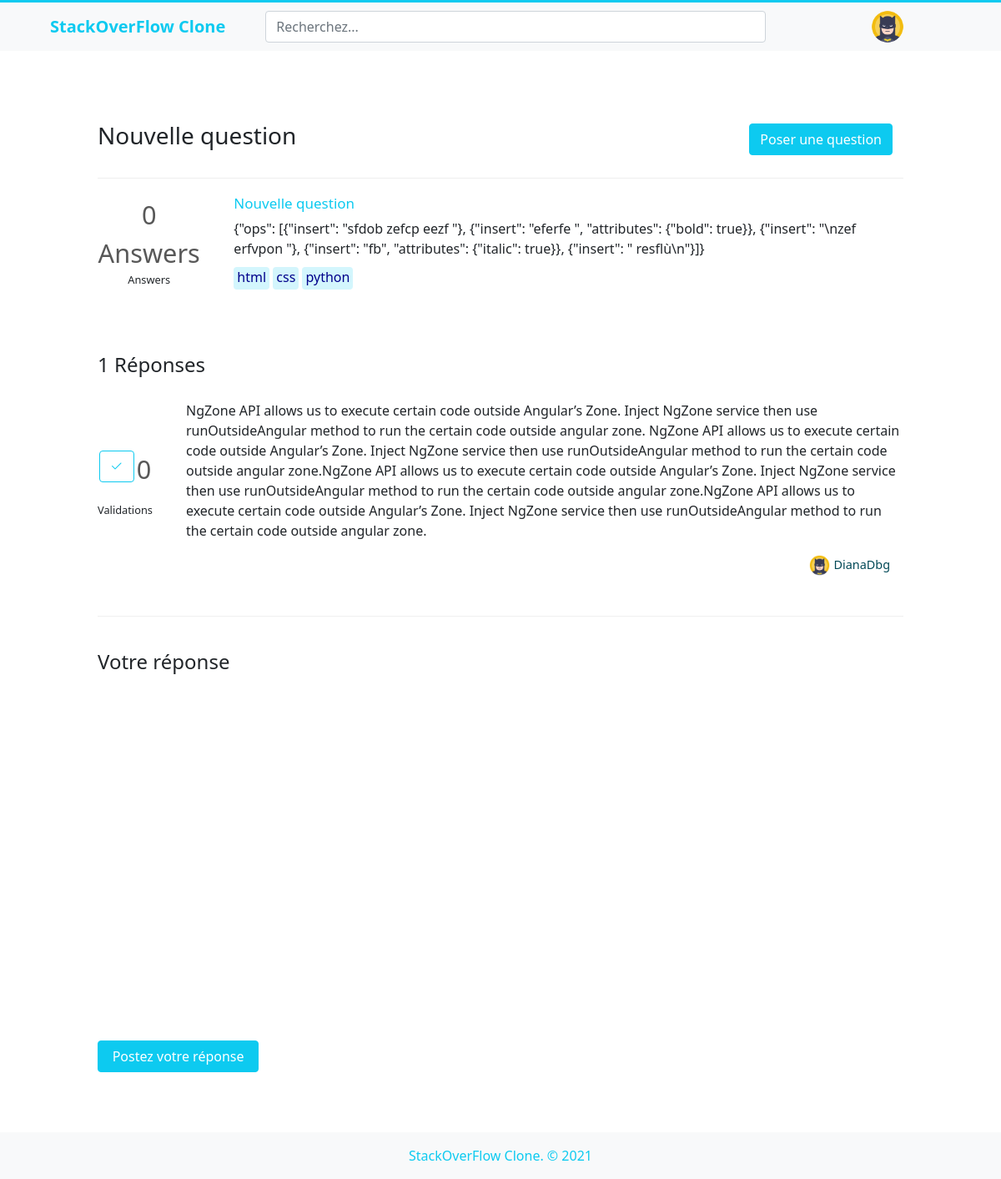
Page /question.php?id=2 (signed in) on the committed database.
### tables this page shows
CREATE TABLE IF NOT EXISTS `questions` (
  `id` int(11) NOT NULL AUTO_INCREMENT,
  `titre` varchar(255) NOT NULL,
  `intitule` json NOT NULL,
  `date_question` datetime NOT NULL,
  `id_auteur` int(11) NOT NULL,
  PRIMARY KEY (`id`)
);

CREATE TABLE IF NOT EXISTS `question_theme` (
  `id` int(11) NOT NULL AUTO_INCREMENT,
  `question` int(11) NOT NULL,
  `theme` int(11) NOT NULL,
  PRIMARY KEY (`id`)
);

CREATE TABLE IF NOT EXISTS `themes` (
  `id` int(11) NOT NULL AUTO_INCREMENT,
  `nom` varchar(255) NOT NULL,
  PRIMARY KEY (`id`)
);

### question.php (the view, shortened to what this page needs)
<?php
require './header.php';
$bdd = new PDO('mysql:host=localhost:3308;dbname=stackoverflow1;charset=utf8', 'root', 'bambademe',[PDO::ATTR_ERRMODE=>PDO::ERRMODE_EXCEPTION]);
$id=$_GET['id'];
$query = $bdd->query("SELECT * FROM questions WHERE id = $id ");
$question = $query->fetch();
$reponses = $bdd->query("SELECT question,theme,themes.id,themes.nom FROM question_theme,themes WHERE question=$id AND theme=themes.id");
?>
<!DOCTYPE html>
<html lang="fr">
<head>
  <link href="https://cdn.quilljs.com/1.1.6/quill.snow.css" rel="stylesheet">
  <link href="https://cdnjs.cloudflare.com/ajax/libs/select2/4.0.1/css/select2.min.css" rel="stylesheet"/>
</head>
<body>
	<div class="container">
		<div class="question container">
			<div class="question-header">
				<div class="Title">
					<h3><?php echo $question['titre'];  ?></h3>
				</div>
				<div class="btn ask">
					<form>
						<button class="btn btn-info"><a href="ask-question.php">Poser une question</a></button>
					</form>
				</div>
			</div>
			<div class="question-summary container mb-5">
				<div class="statscontainer">
					<div class="stats">
						<div class="answers">
									<strong>0 Answers</strong>
									Answers
						</div>
					</div>
				</div>
				<div class="summary">
					<h3><a href=""><?php echo $question['titre']; ?></a></h3>
					<div class="excerpt">
						<?php echo $question['intitule']; ?>
					</div>
					<div class="tags">
						<?php
						while($theme=$reponses->fetch()){?>
							<a class="post-tag"><?php echo $theme['nom']; ?></a>
						<?php
						}
						?>
					</div>
				</div>
			</div>
			<h4>1 Réponses</h3>
			<div class="answer pb-5">
				<div class="validate">
					<form>
							<div class="answers">
								<form class="validate">
									<button class="btn btn-outline-info mb-4"><i class="bi bi-check2" alt="valider réponse"></i></button>
								</form>
								<strong>0</strong>
								Validations
							</div>
					</form>
				</div>
				<div class="summary">
					<p>NgZone API allows us to execute certain code outside Angular’s Zone. Inject NgZone service then use runOutsideAngular method to run the certain code outside angular zone. NgZone API allows us to execute certain code outside Angular’s Zone. Inject NgZone service then use runOutsideAngular method to run the certain code outside angular zone.NgZone API allows us to execute certain code outside Angular’s Zone. Inject NgZone service then use runOutsideAngular method to run the certain code outside angular zone.NgZone API allows us to execute certain code outside Angular’s Zone. Inject NgZone service then use runOutsideAngular method to run the certain code outside angular zone.</p>
					<div class="tagsuser">
						<div class="user mx-3">
							<img src="./assets/avatar.png" height="25" width="25">&nbsp;<a href="#">DianaDbg</a>
						</div>
					</div>
				</div>
			</div>
			<div class="post-answer">
			  	<form class="login-form" action="enregistrerquestion.php" method="post">
			  		<h4>Votre réponse</h4>
				  	<div id="editor"></div>
				  	<button type="submit" class="btn btn-post btn-info mt-5 mb-5" name="formquestion">Postez votre réponse</button>
			  	</form>
			</div>
	</div>
	<?php require './footer.php';?>
  </body>
</html>

### style/style.css (style rules this page uses)
* { box-siziag: border-box; }
.question { margin-bottom: 80px; }
.summary h3 { font-size: 17px; }
.summary { padding-left: 40px; }
.question-summary { padding: 20px 0; border-top: 1px solid #efefef; display: flex; }
div.question.container { max-width: 990px; margin-top: 80px; }
.excerpt { word-wrap: break-word; word-break: break-word; }
.question-header { display: flex; justify-content: space-between; margin-bottom: 20px; }
.tags { margin-top: 10px; }
.post-tag { padding: 1px 4px 4px 4px; background-color: #0dcaf02e; text-decoration: none; color: darkblue; border-radius: 4px; cursor: pointer; }
.vote, .answers, .views { text-align: center; padding-bottom: 10px; font-size: 0.8em; }
.vote > span > strong, .answers > strong { font-size: 2.4em; font-weight: 400; color: #585858; }
.summary > h3 > a { color: #0dcaf0; text-decoration: none; }
#editor { height: 375px; width: 966px; }
.btn-post { width: 20%; }
.tagsuser { display: flex; align-items: center; justify-content: space-between; }
.user > a { color: #014856; text-decoration: none; font-weight: 500; font-size: 0.9em; }
.user > img { border-radius: 50%; }
.statscontainer { display: flex; align-items: center; justify-content: center; }
.post-answer { margin-top: 20px; padding-top: 20px; }
div.Title { display: flex; align-items: center; }
.answer { display: flex; padding: 20px 0; border-bottom: 1px solid #efefef; }
.validate { display: flex; align-items: center; }
button a { color: currentColor; text-decoration: none; }

### rows in the picture
questions: titre "Nouvelle question", intitule "{\"ops\": [{\"insert\": \"sfdob zefcp eezf \"}, {\"insert\": \"eferfe \", \"attributes\": {\"bold\": true}}, {\"insert\": \"\\nzef erfvpon \"}, {\"insert\": \"fb\", \"attributes\": {\"italic\": true}}, {\"insert\": \" resflù\\n\"}]}"
question_theme: themes.nom "html"
question_theme: themes.nom "css"
question_theme: themes.nom "python"
